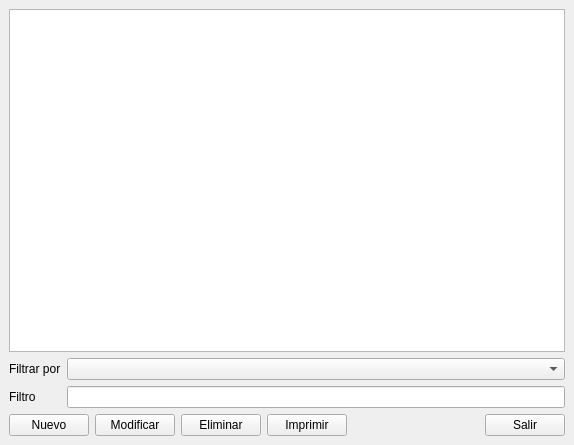
<?xml version="1.0" encoding="UTF-8"?>
<ui version="4.0">
 <class>Vehiculos</class>
 <widget class="QMainWindow" name="Vehiculos">
  <property name="geometry">
   <rect>
    <x>0</x>
    <y>0</y>
    <width>574</width>
    <height>445</height>
   </rect>
  </property>
  <property name="acceptDrops">
   <bool>false</bool>
  </property>
  <property name="windowTitle">
   <string>Vehiculos</string>
  </property>
  <widget class="QWidget" name="centralwidget">
   <layout class="QVBoxLayout" name="verticalLayout">
    <item>
     <widget class="QTableWidget" name="tableVehiculos">
      <property name="editTriggers">
       <set>QAbstractItemView::NoEditTriggers</set>
      </property>
      <property name="alternatingRowColors">
       <bool>true</bool>
      </property>
      <property name="selectionMode">
       <enum>QAbstractItemView::SingleSelection</enum>
      </property>
      <property name="selectionBehavior">
       <enum>QAbstractItemView::SelectRows</enum>
      </property>
     </widget>
    </item>
    <item>
     <layout class="QGridLayout" name="gridLayout">
      <item row="0" column="0">
       <widget class="QLabel" name="label">
        <property name="text">
         <string>Filtrar por</string>
        </property>
       </widget>
      </item>
      <item row="0" column="1">
       <widget class="QComboBox" name="cbFiltro"/>
      </item>
      <item row="1" column="0">
       <widget class="QLabel" name="label_2">
        <property name="text">
         <string>Filtro</string>
        </property>
       </widget>
      </item>
      <item row="1" column="1">
       <widget class="QLineEdit" name="edtFiltro"/>
      </item>
     </layout>
    </item>
    <item>
     <layout class="QHBoxLayout" name="horizontalLayout">
      <item>
       <widget class="QPushButton" name="btnNueva">
        <property name="text">
         <string>Nuevo</string>
        </property>
       </widget>
      </item>
      <item>
       <widget class="QPushButton" name="btnModificar">
        <property name="text">
         <string>Modificar</string>
        </property>
       </widget>
      </item>
      <item>
       <widget class="QPushButton" name="btnEliminar">
        <property name="text">
         <string>Eliminar</string>
        </property>
       </widget>
      </item>
      <item>
       <widget class="QPushButton" name="btnImprimir">
        <property name="text">
         <string>Imprimir</string>
        </property>
       </widget>
      </item>
      <item>
       <spacer name="horizontalSpacer">
        <property name="orientation">
         <enum>Qt::Horizontal</enum>
        </property>
        <property name="sizeHint" stdset="0">
         <size>
          <width>40</width>
          <height>20</height>
         </size>
        </property>
       </spacer>
      </item>
      <item>
       <widget class="QPushButton" name="btnSalir">
        <property name="text">
         <string>Salir</string>
        </property>
       </widget>
      </item>
     </layout>
    </item>
   </layout>
  </widget>
 </widget>
 <tabstops>
  <tabstop>cbFiltro</tabstop>
  <tabstop>edtFiltro</tabstop>
  <tabstop>btnNueva</tabstop>
  <tabstop>btnModificar</tabstop>
  <tabstop>btnEliminar</tabstop>
  <tabstop>btnSalir</tabstop>
  <tabstop>tableVehiculos</tabstop>
 </tabstops>
 <resources/>
 <connections/>
</ui>
